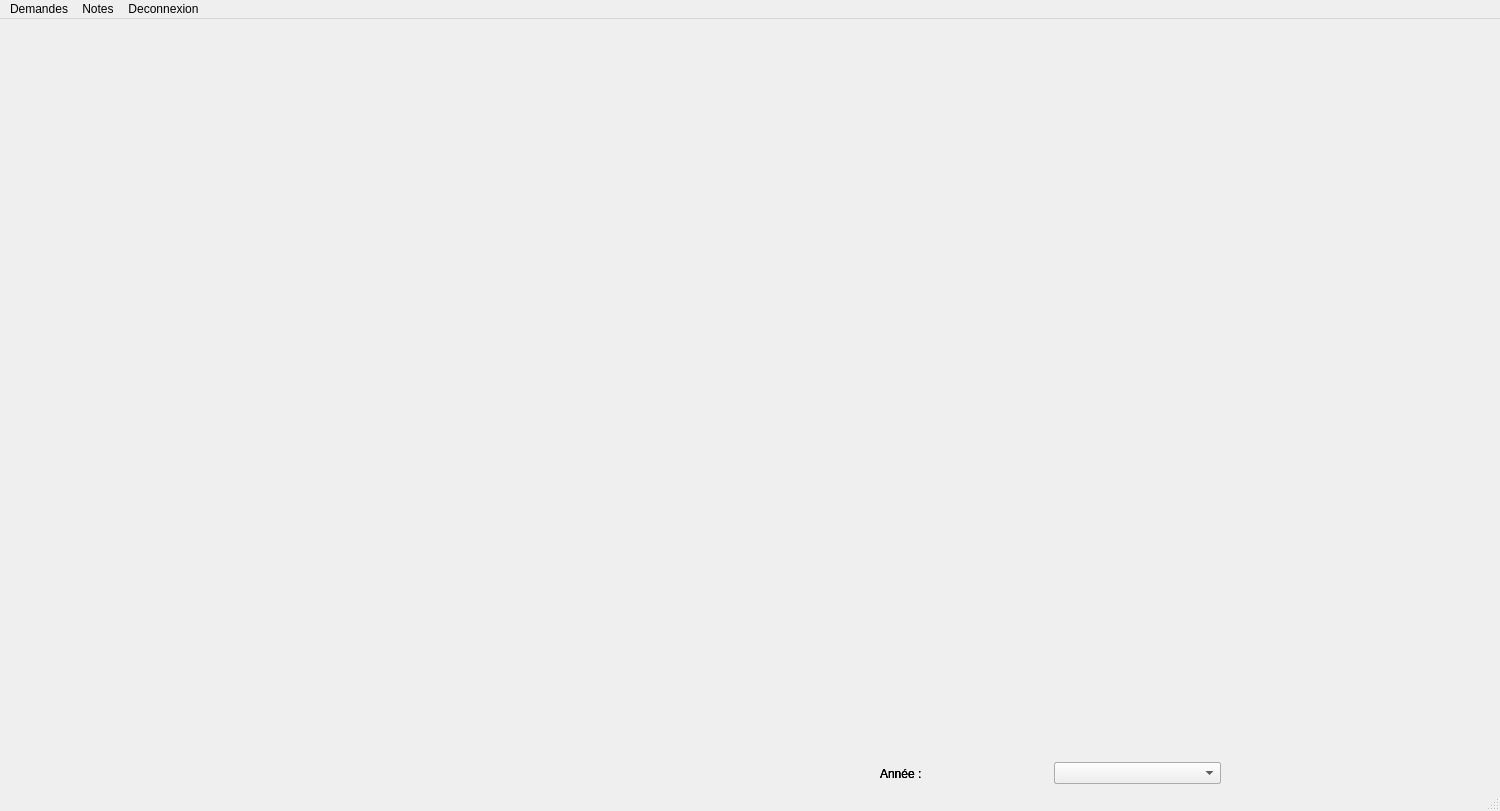
<?xml version="1.0" encoding="UTF-8"?>
<ui version="4.0">
 <class>OrganisateurScreen</class>
 <widget class="QMainWindow" name="OrganisateurScreen">
  <property name="geometry">
   <rect>
    <x>0</x>
    <y>0</y>
    <width>1500</width>
    <height>811</height>
   </rect>
  </property>
  <property name="windowTitle">
   <string>MainWindow</string>
  </property>
  <widget class="QWidget" name="centralwidget">
   <widget class="QWidget" name="horizontalLayoutWidget">
    <property name="geometry">
     <rect>
      <x>0</x>
      <y>0</y>
      <width>1511</width>
      <height>761</height>
     </rect>
    </property>
    <layout class="QHBoxLayout" name="horizontalLayout"/>
   </widget>
   <widget class="QWidget" name="layoutWidget">
    <property name="geometry">
     <rect>
      <x>880</x>
      <y>740</y>
      <width>341</width>
      <height>29</height>
     </rect>
    </property>
    <layout class="QHBoxLayout" name="horizontalLayout_2">
     <item>
      <widget class="QLabel" name="label">
       <property name="text">
        <string>Année :</string>
       </property>
      </widget>
     </item>
     <item>
      <widget class="QComboBox" name="comboBox"/>
     </item>
    </layout>
   </widget>
   <widget class="QWidget" name="layoutWidget_2">
    <property name="geometry">
     <rect>
      <x>880</x>
      <y>740</y>
      <width>341</width>
      <height>29</height>
     </rect>
    </property>
    <layout class="QHBoxLayout" name="horizontalLayout_3">
     <item>
      <widget class="QLabel" name="label_2">
       <property name="text">
        <string>Année :</string>
       </property>
      </widget>
     </item>
     <item>
      <widget class="QComboBox" name="comboBox_2"/>
     </item>
    </layout>
   </widget>
   <widget class="QWidget" name="layoutWidget_3">
    <property name="geometry">
     <rect>
      <x>880</x>
      <y>740</y>
      <width>341</width>
      <height>29</height>
     </rect>
    </property>
    <layout class="QHBoxLayout" name="horizontalLayout_4">
     <item>
      <widget class="QLabel" name="label_3">
       <property name="text">
        <string>Année :</string>
       </property>
      </widget>
     </item>
     <item>
      <widget class="QComboBox" name="comboBox_3"/>
     </item>
    </layout>
   </widget>
  </widget>
  <widget class="QMenuBar" name="menubar">
   <property name="geometry">
    <rect>
     <x>0</x>
     <y>0</y>
     <width>1500</width>
     <height>25</height>
    </rect>
   </property>
   <widget class="QMenu" name="menuDemandes">
    <property name="title">
     <string>Demandes</string>
    </property>
   </widget>
   <widget class="QMenu" name="menuMoyennes">
    <property name="title">
     <string>Notes</string>
    </property>
    <addaction name="actionAfficher"/>
    <addaction name="actionCalcul_Moyennes"/>
    <addaction name="actionFiche_notes"/>
    <addaction name="actionImporter_Notes"/>
   </widget>
   <widget class="QMenu" name="menuDeconnexion">
    <property name="title">
     <string>Deconnexion</string>
    </property>
   </widget>
   <addaction name="menuDemandes"/>
   <addaction name="menuMoyennes"/>
   <addaction name="menuDeconnexion"/>
  </widget>
  <widget class="QStatusBar" name="statusbar"/>
  <action name="actionAfficher">
   <property name="text">
    <string>Afficher</string>
   </property>
  </action>
  <action name="actionCalcul_Moyennes">
   <property name="text">
    <string>Calcul Moyennes</string>
   </property>
  </action>
  <action name="actionFiche_notes">
   <property name="text">
    <string>Exporter Fiche Notes</string>
   </property>
  </action>
  <action name="actionImporter_Notes">
   <property name="text">
    <string>Importer Notes</string>
   </property>
  </action>
 </widget>
 <resources/>
 <connections/>
</ui>
